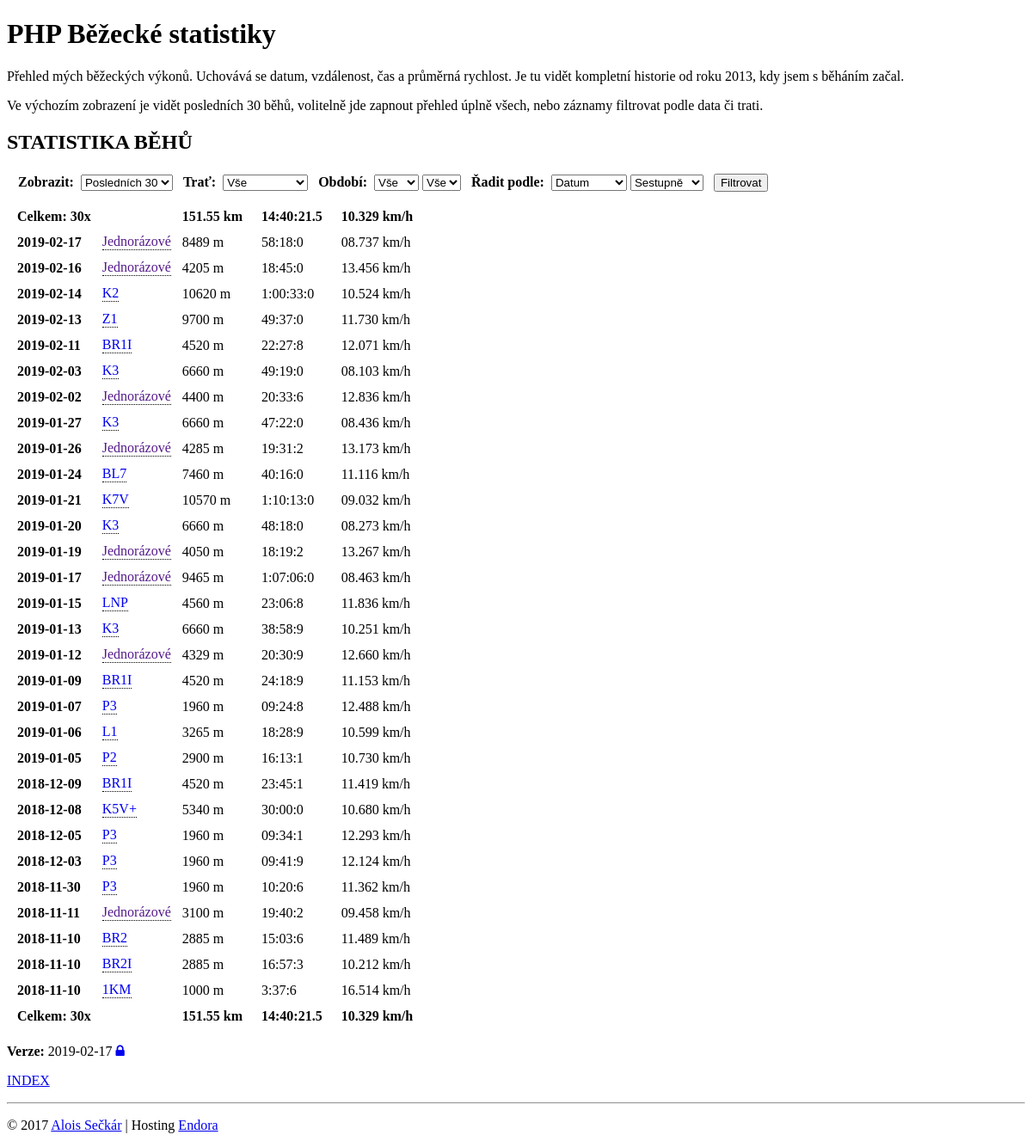
/run.php, run on the app's committed database.
### tables this page shows
CREATE TABLE IF NOT EXISTS `elrh_run_records` (
  `id` int(11) NOT NULL,
  `date` date NOT NULL,
  `track` int(11) NOT NULL,
  `dscr` text NOT NULL,
  `length` int(11) NOT NULL,
  `time` varchar(12) NOT NULL,
  `speed` varchar(6) NOT NULL
);

CREATE TABLE IF NOT EXISTS `elrh_run_tracks` (
  `id` int(11) NOT NULL,
  `name` varchar(25) NOT NULL,
  `dscr` text NOT NULL,
  `length` int(11) NOT NULL,
  `map_link` varchar(25) NOT NULL
);

### _runHelper.php (called while the page is built, shortened)
<?php
class RunHelper {
	public static function retrieveArray($mysqli, $query) {
		$result = $mysqli->query($query);
	    $i = 0;
		while ($current = $result->fetch_array()) {
			$array[$i] = $current;
			$i++;
		}
		if (isset($array)) {
			return $array;
		} else {
			return null;
		}
	}
	public static function sumTimes($time1, $time2) {
		$time_chunks_1 = explode(":", $time1);
		if (count($time_chunks_1)<4) {
			$time_chunks_1[3] = $time_chunks_1[2];
			$time_chunks_1[2] = $time_chunks_1[1];
			$time_chunks_1[1] = $time_chunks_1[0];
			$time_chunks_1[0] = "00";
		}
		$time_chunks_2 = explode(":", $time2);
		if (count($time_chunks_2)<4) {
			$time_chunks_2[3] = $time_chunks_2[2];
			$time_chunks_2[2] = $time_chunks_2[1];
			$time_chunks_2[1] = $time_chunks_2[0];
			$time_chunks_2[0] = "00";
		}
		$output[3] = $time_chunks_1[3] + $time_chunks_2[3];
		if ($output[3] > 9) {
			$temp = 1;
		} else {
			$temp = 0;
		}
		$output[3] = $output[3] % 10;
		$output[2] = $time_chunks_1[2] + $time_chunks_2[2] + $temp;
		$temp = floor($output[2] / 60);
		$output[2] = $output[2] % 60;
		if ($output[2]<10) {
			$output[2] = "0" . $output[2];
		}
		$output[1] = $time_chunks_1[1] + $time_chunks_2[1] + $temp;
		$temp = floor($output[1] / 60);
		$output[1] = $output[1] % 60;
		if ($output[1]<10) {
			$output[1] = "0" . $output[1];
		}
		$output[0] = $time_chunks_1[0] + $time_chunks_2[0] + $temp;
		return $output[0].":".$output[1].":".$output[2].":".$output[3];
	}
}
?>

### run.php (the view, shortened to what this page needs)
<!DOCTYPE html>
<html lang="cs">
<head>
	<link rel="stylesheet" href="/font-awesome/css/font-awesome.min.css">
</head>
<?php
	include_once '_dbConnect.php';
	include_once '_runHelper.php';
	$mysqli = new mysqli($ELRH_MySQL_Host, $ELRH_MySQL_User, $ELRH_MySQL_Pass, $ELRH_MySQL_Db);
	if ($mysqli->connect_errno) {
		die("Chyba MySQL databáze... Prosím <a href='mailto:seckar@svobodni.cz'>dejte mi vědět</a>, že mi to nefunguje.");
	} else {
		$mysqli->set_charset("utf8");
	}
	if (isset($_POST["filter_mode"])) {
		$data["filter"]["mode"] = $_POST["filter_mode"];
	} else {
		$data["filter"]["mode"] = "last30";
	}
	if (isset($_POST["filter_track"])) {
		$data["filter"]["track"] = $_POST["filter_track"];
	} else {
		$data["filter"]["track"] = "all";
	}
	if (isset($_POST["filter_year"])) {
		$data["filter"]["year"] = $_POST["filter_year"];
	} else {
		$data["filter"]["year"] = "all";
	}
	if (isset($_POST["filter_month"])) {
		$data["filter"]["month"] = $_POST["filter_month"];
	} else {
		$data["filter"]["month"] = "all";
	}
	if (isset($_POST["filter_sort"])) {
		$data["filter"]["sort"] = $_POST["filter_sort"];
	} else {
		$data["filter"]["sort"] = "date";
	}
	if (isset($_POST["filter_sort_desc"])) {
		$data["filter"]["sort_desc"] = $_POST["filter_sort_desc"];
	} else {
		$data["filter"]["sort_desc"] = "true";
	}
	$data["tracks"] = RunHelper::retrieveArray($mysqli, "SELECT id, name FROM elrh_run_tracks ORDER BY name");
	for ($i=2013;$i<=date("Y");$i++) {
		$data["years"][$i] = $i;
	}
	$data["months"][0] = "01";
	$data["months"][1] = "02";
	$data["months"][2] = "03";
	$data["months"][3] = "04";
	$data["months"][4] = "05";
	$data["months"][5] = "06";
	$data["months"][6] = "07";
	$data["months"][7] = "08";
	$data["months"][8] = "09";
	$data["months"][9] = "10";
	$data["months"][10] = "11";
	$data["months"][11] = "12";
	$sql = "SELECT r.date AS date, r.track AS track_id, r.time AS time, r.speed AS speed, t.name AS track, r.dscr as misc_dscr, t.length AS length, r.length AS r_length FROM elrh_run_records r JOIN elrh_run_tracks t ON r.track = t.id";
	$sql .= " ORDER BY ".$data["filter"]["sort"];
	if ($data["filter"]["sort_desc"]=="true") {
		$sql .= " DESC";
	}
	if ($data["filter"]["mode"]=="last10") {
		$sql .= " LIMIT 10";
	} elseif ($data["filter"]["mode"]=="last30") {
		$sql .= " LIMIT 30";
	}
	$data["runs"] = RunHelper::retrieveArray($mysqli, $sql);
	$data["total"]["count"] = 0;
	$data["total"]["length"] = 0;
	$data["total"]["time"] = "00:00:00";
	$row_index = 0;
	foreach ($data["runs"] as $row) {
		$data["runs"][$row_index]["time"] = substr_replace($data["runs"][$row_index]["time"],'.', strrpos($data["runs"][$row_index]["time"], ':'), 1);
		if ($data["runs"][$row_index]["track_id"]==-1) {
			$row["length"] = $row["r_length"];
			$data["runs"][$row_index]["length"] = $row["r_length"];
		}
		$data["total"]["count"]++;
		$data["total"]["length"] += $row["length"];
		$data["total"]["time"] = RunHelper::sumTimes($data["total"]["time"], $row["time"]);
		$sql = "SELECT t.dscr AS track_dscr, t.map_link AS track_map FROM elrh_run_tracks t WHERE t.name = '" . $row["track"] . "'";
		$track_detail = RunHelper::retrieveRow($mysqli, $sql);
		$row["track_detail"] = $track_detail;
		$data["runs"][$row_index] = $row;
		$row_index++;
	}
	if ($data["total"]["length"]>0) {
		$data["total"]["speed"] = RunHelper::getAVGSpeed($data["total"]["time"], $data["total"]["length"]);
	}
	$data["total"]["time"] = substr_replace($data["total"]["time"],'.', strrpos($data["total"]["time"], ':'), 1);
	if ($data["total"]["length"]>9999) {
		$data["total"]["length"] = round($data["total"]["length"] / 1000, 2) . " km";
	} else {
		$data["total"]["length"] .= " m";
	}
?>
<body>
	<h1>PHP Běžecké statistiky</h1>
	<p>Přehled mých běžeckých výkonů. Uchovává se datum, vzdálenost, čas a průměrná rychlost. Je tu vidět kompletní historie od roku 2013, kdy jsem s běháním začal.</p>
	<p>Ve výchozím zobrazení je vidět posledních 30 běhů, volitelně jde zapnout přehled úplně všech, nebo záznamy filtrovat podle data či trati.</p>
	<?php
	echo '<h2>STATISTIKA BĚHŮ</h2>'.PHP_EOL;
	echo '<form id="filterForm" method="post" action="run.php?action=filter">'.PHP_EOL;
		echo '<table style="margin: 10px;"><tr><td>'.PHP_EOL;
			echo '<strong>Zobrazit:</strong>&nbsp;'.PHP_EOL;
			echo '<select name="filter_mode">'.PHP_EOL;
				echo '<option value="last30">Posledních 30</option>'.PHP_EOL;
			echo '</select>'.PHP_EOL;
			echo '&nbsp;&nbsp;<strong>Trať:</strong>&nbsp;'.PHP_EOL;
			echo '<select name="filter_track">'.PHP_EOL;
				echo '<option value="all">Vše</option>'.PHP_EOL;
			echo '</select>'.PHP_EOL;
			echo '&nbsp;&nbsp;<strong>Období:</strong>&nbsp;'.PHP_EOL;
			echo '<select name="filter_year">'.PHP_EOL;
				echo '<option value="all">Vše</option>'.PHP_EOL;
			echo '</select>'.PHP_EOL;
			echo '<select name="filter_month">'.PHP_EOL;
				echo '<option value="all">Vše</option>'.PHP_EOL;
			echo '</select>'.PHP_EOL;
			echo '&nbsp;&nbsp;<strong>Řadit podle:</strong>&nbsp;'.PHP_EOL;
			echo '<select name="filter_sort">'.PHP_EOL;
				echo '<option value="date">Datum</option>'.PHP_EOL;
			echo '</select>'.PHP_EOL;
			echo '<select name="filter_sort_desc">'.PHP_EOL;
				echo '<option value="true">Sestupně</option>'.PHP_EOL;
			echo '</select>'.PHP_EOL;
			echo '&nbsp;&nbsp;<input type="submit" value="Filtrovat" />'.PHP_EOL;
		echo '</td></tr></table>'.PHP_EOL;
	echo '</form>'.PHP_EOL;
	if (!empty($data["runs"])) {
		echo '<table>'.PHP_EOL;
			echo '<tr>'.PHP_EOL;
				echo '<td class="runs"><strong>Celkem: '.$data["total"]["count"].'x</strong></td>'.PHP_EOL;
				echo '<td class="runs"></td>'.PHP_EOL;
				echo '<td class="runs"><strong>'.$data["total"]["length"].'</strong></td>'.PHP_EOL;
				echo '<td class="runs"><strong>'.$data["total"]["time"].'</strong></td>'.PHP_EOL;
				echo '<td class="runs"><strong>'.$data["total"]["speed"].' km/h</strong></td>'.PHP_EOL;
			echo '</tr>'.PHP_EOL;
			foreach ($data["runs"] as $row) {
				echo '<tr>'.PHP_EOL;
					echo '<td class="runs"><strong>'.$row["date"].'</strong></td>'.PHP_EOL;
					echo '<td class="runs-center"><a href="'.$row["track_detail"]["track_map"].'"><div class="tooltip">'.$row["track"].'<span class="tooltiptext">';
					echo '</span></div></a></td>'.PHP_EOL;
					echo '<td class="runs">'.$row["length"].' m</td>'.PHP_EOL;
					echo '<td class="runs">'.$row["time"].'</td>'.PHP_EOL;
					echo '<td class="runs">'.$row["speed"].' km/h</td>'.PHP_EOL;
				echo '</tr>'.PHP_EOL;
			}
			echo '<tr>'.PHP_EOL;
				echo '<td class="runs"><strong>Celkem: '.$data["total"]["count"].'x</strong></td>'.PHP_EOL;
				echo '<td class="runs"></td>'.PHP_EOL;
				echo '<td class="runs"><strong>'.$data["total"]["length"].'</strong></td>'.PHP_EOL;
				echo '<td class="runs"><strong>'.$data["total"]["time"].'</strong></td>'.PHP_EOL;
				echo '<td class="runs"><strong>'.$data["total"]["speed"].' km/h</strong></td>'.PHP_EOL;
			echo '</tr>'.PHP_EOL;
		echo '</table>'.PHP_EOL;
	} else {
		echo '<p style="text-align: center;">'.PHP_EOL;
			echo 'Nenalezeny žádné záznamy podle zvolených kritérií'.PHP_EOL;
		echo '</p>'.PHP_EOL;
	}
	?>
	<p><strong>Verze:</strong> 2019-02-17 <a href="#" title="Login" onClick="loginClick();"><i class="fa fa-lock" aria-hidden="true"></i></a></p>
	<?php include("footer.php"); ?>
</body>
</html>

### footer.php (shortened to what this page needs)
<?php
	echo '<p><a href="/">INDEX</a></p>'.PHP_EOL;
	echo '<hr>'.PHP_EOL;
	echo '<p>&copy; 2017 <a href="http://alois-seckar.cz">Alois Sečkár</a> | Hosting <a href="https://www.endora.cz/">Endora</a></p>'.PHP_EOL;
?>

### run.php (style rules this page uses)
.runs { padding: 5px; padding-left: 10px; padding-right: 10px; }
.tooltip { position: relative; display: inline-block; border-bottom: 1px dotted black; }

### data on the page
elrh_run_records: date "2019-02-17", elrh_run_tracks.name "Jednorázové", length "8489", time "58:18:0", speed "08.737"
elrh_run_records: date "2019-02-16", elrh_run_tracks.name "Jednorázové", length "4205", time "18:45:0", speed "13.456"
elrh_run_records: date "2019-02-14", elrh_run_tracks.name "K2", elrh_run_tracks.length "10620", time "1:00:33:0", speed "10.524"
elrh_run_records: date "2019-02-13", elrh_run_tracks.name "Z1", elrh_run_tracks.length "9700", time "49:37:0", speed "11.730"
elrh_run_records: date "2019-02-11", elrh_run_tracks.name "BR1I", elrh_run_tracks.length "4520", time "22:27:8", speed "12.071"
elrh_run_records: date "2019-02-03", elrh_run_tracks.name "K3", elrh_run_tracks.length "6660", time "49:19:0", speed "08.103"
elrh_run_records: date "2019-02-02", elrh_run_tracks.name "Jednorázové", length "4400", time "20:33:6", speed "12.836"
elrh_run_records: date "2019-01-27", elrh_run_tracks.name "K3", elrh_run_tracks.length "6660", time "47:22:0", speed "08.436"
elrh_run_records: date "2019-01-26", elrh_run_tracks.name "Jednorázové", length "4285", time "19:31:2", speed "13.173"
elrh_run_records: date "2019-01-24", elrh_run_tracks.name "BL7", elrh_run_tracks.length "7460", time "40:16:0", speed "11.116"
elrh_run_records: date "2019-01-21", elrh_run_tracks.name "K7V", elrh_run_tracks.length "10570", time "1:10:13:0", speed "09.032"
elrh_run_records: date "2019-01-20", elrh_run_tracks.name "K3", elrh_run_tracks.length "6660", time "48:18:0", speed "08.273"
elrh_run_records: date "2019-01-19", elrh_run_tracks.name "Jednorázové", length "4050", time "18:19:2", speed "13.267"
elrh_run_records: date "2019-01-17", elrh_run_tracks.name "Jednorázové", length "9465", time "1:07:06:0", speed "08.463"
elrh_run_records: date "2019-01-15", elrh_run_tracks.name "LNP", elrh_run_tracks.length "4560", time "23:06:8", speed "11.836"
elrh_run_records: date "2019-01-13", elrh_run_tracks.name "K3", elrh_run_tracks.length "6660", time "38:58:9", speed "10.251"
elrh_run_records: date "2019-01-12", elrh_run_tracks.name "Jednorázové", length "4329", time "20:30:9", speed "12.660"
elrh_run_records: date "2019-01-09", elrh_run_tracks.name "BR1I", elrh_run_tracks.length "4520", time "24:18:9", speed "11.153"
elrh_run_records: date "2019-01-07", elrh_run_tracks.name "P3", elrh_run_tracks.length "1960", time "09:24:8", speed "12.488"
elrh_run_records: date "2019-01-06", elrh_run_tracks.name "L1", elrh_run_tracks.length "3265", time "18:28:9", speed "10.599"
elrh_run_records: date "2019-01-05", elrh_run_tracks.name "P2", elrh_run_tracks.length "2900", time "16:13:1", speed "10.730"
elrh_run_records: date "2018-12-09", elrh_run_tracks.name "BR1I", elrh_run_tracks.length "4520", time "23:45:1", speed "11.419"
elrh_run_records: date "2018-12-08", elrh_run_tracks.name "K5V+", elrh_run_tracks.length "5340", time "30:00:0", speed "10.680"
elrh_run_records: date "2018-12-05", elrh_run_tracks.name "P3", elrh_run_tracks.length "1960", time "09:34:1", speed "12.293"
elrh_run_records: date "2018-12-03", elrh_run_tracks.name "P3", elrh_run_tracks.length "1960", time "09:41:9", speed "12.124"
elrh_run_records: date "2018-11-30", elrh_run_tracks.name "P3", elrh_run_tracks.length "1960", time "10:20:6", speed "11.362"
elrh_run_records: date "2018-11-11", elrh_run_tracks.name "Jednorázové", length "3100", time "19:40:2", speed "09.458"
elrh_run_records: date "2018-11-10", elrh_run_tracks.name "BR2", elrh_run_tracks.length "2885", time "15:03:6", speed "11.489"
elrh_run_records: date "2018-11-10", elrh_run_tracks.name "BR2I", elrh_run_tracks.length "2885", time "16:57:3", speed "10.212"
elrh_run_records: date "2018-11-10", elrh_run_tracks.name "1KM", elrh_run_tracks.length "1000", time "3:37:6", speed "16.514"

### other printed values
$data["total"]["count"] "30"
$data["total"]["length"] "151.55 km"
$data["total"]["time"] "14:40:21.5"
$data["total"]["speed"] "10.329"
